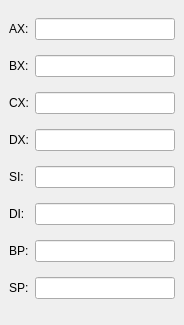
<?xml version="1.0" encoding="UTF-8"?>
<ui version="4.0">
 <class>GeneralRegistersWidget</class>
 <widget class="QDockWidget" name="GeneralRegistersWidget">
  <property name="geometry">
   <rect>
    <x>0</x>
    <y>0</y>
    <width>184</width>
    <height>325</height>
   </rect>
  </property>
  <property name="font">
   <font>
    <weight>75</weight>
    <bold>true</bold>
   </font>
  </property>
  <property name="windowTitle">
   <string>General Registers</string>
  </property>
  <widget class="QWidget" name="dockWidgetContents">
   <layout class="QGridLayout" name="gridLayout">
    <item row="0" column="0">
     <widget class="QLabel" name="label">
      <property name="font">
       <font>
        <weight>50</weight>
        <bold>false</bold>
       </font>
      </property>
      <property name="text">
       <string>AX:</string>
      </property>
      <property name="alignment">
       <set>Qt::AlignLeading|Qt::AlignLeft|Qt::AlignVCenter</set>
      </property>
     </widget>
    </item>
    <item row="0" column="1">
     <widget class="QLineEdit" name="m_ln_ax">
      <property name="readOnly">
       <bool>true</bool>
      </property>
     </widget>
    </item>
    <item row="1" column="0">
     <widget class="QLabel" name="label_2">
      <property name="font">
       <font>
        <weight>50</weight>
        <bold>false</bold>
       </font>
      </property>
      <property name="text">
       <string>BX:</string>
      </property>
      <property name="alignment">
       <set>Qt::AlignLeading|Qt::AlignLeft|Qt::AlignVCenter</set>
      </property>
     </widget>
    </item>
    <item row="1" column="1">
     <widget class="QLineEdit" name="m_ln_bx">
      <property name="readOnly">
       <bool>true</bool>
      </property>
     </widget>
    </item>
    <item row="2" column="0">
     <widget class="QLabel" name="label_3">
      <property name="font">
       <font>
        <weight>50</weight>
        <bold>false</bold>
       </font>
      </property>
      <property name="text">
       <string>CX:</string>
      </property>
      <property name="alignment">
       <set>Qt::AlignLeading|Qt::AlignLeft|Qt::AlignVCenter</set>
      </property>
     </widget>
    </item>
    <item row="2" column="1">
     <widget class="QLineEdit" name="m_ln_cx">
      <property name="readOnly">
       <bool>true</bool>
      </property>
     </widget>
    </item>
    <item row="3" column="0">
     <widget class="QLabel" name="label_4">
      <property name="font">
       <font>
        <weight>50</weight>
        <bold>false</bold>
       </font>
      </property>
      <property name="text">
       <string>DX:</string>
      </property>
      <property name="alignment">
       <set>Qt::AlignLeading|Qt::AlignLeft|Qt::AlignVCenter</set>
      </property>
     </widget>
    </item>
    <item row="3" column="1">
     <widget class="QLineEdit" name="m_ln_dx">
      <property name="readOnly">
       <bool>true</bool>
      </property>
     </widget>
    </item>
    <item row="4" column="0">
     <widget class="QLabel" name="label_5">
      <property name="font">
       <font>
        <weight>50</weight>
        <bold>false</bold>
       </font>
      </property>
      <property name="text">
       <string>SI:</string>
      </property>
      <property name="alignment">
       <set>Qt::AlignLeading|Qt::AlignLeft|Qt::AlignVCenter</set>
      </property>
     </widget>
    </item>
    <item row="4" column="1">
     <widget class="QLineEdit" name="m_ln_si">
      <property name="readOnly">
       <bool>true</bool>
      </property>
     </widget>
    </item>
    <item row="5" column="0">
     <widget class="QLabel" name="label_6">
      <property name="font">
       <font>
        <weight>50</weight>
        <bold>false</bold>
       </font>
      </property>
      <property name="text">
       <string>DI:</string>
      </property>
      <property name="alignment">
       <set>Qt::AlignLeading|Qt::AlignLeft|Qt::AlignVCenter</set>
      </property>
     </widget>
    </item>
    <item row="5" column="1">
     <widget class="QLineEdit" name="m_ln_di">
      <property name="readOnly">
       <bool>true</bool>
      </property>
     </widget>
    </item>
    <item row="6" column="0">
     <widget class="QLabel" name="label_7">
      <property name="font">
       <font>
        <weight>50</weight>
        <bold>false</bold>
       </font>
      </property>
      <property name="text">
       <string>BP:</string>
      </property>
      <property name="alignment">
       <set>Qt::AlignLeading|Qt::AlignLeft|Qt::AlignVCenter</set>
      </property>
     </widget>
    </item>
    <item row="6" column="1">
     <widget class="QLineEdit" name="m_ln_bp">
      <property name="readOnly">
       <bool>true</bool>
      </property>
     </widget>
    </item>
    <item row="7" column="0">
     <widget class="QLabel" name="label_8">
      <property name="font">
       <font>
        <weight>50</weight>
        <bold>false</bold>
       </font>
      </property>
      <property name="text">
       <string>SP:</string>
      </property>
      <property name="alignment">
       <set>Qt::AlignLeading|Qt::AlignLeft|Qt::AlignVCenter</set>
      </property>
     </widget>
    </item>
    <item row="7" column="1">
     <widget class="QLineEdit" name="m_ln_sp">
      <property name="readOnly">
       <bool>true</bool>
      </property>
     </widget>
    </item>
   </layout>
  </widget>
 </widget>
 <resources/>
 <connections/>
</ui>
